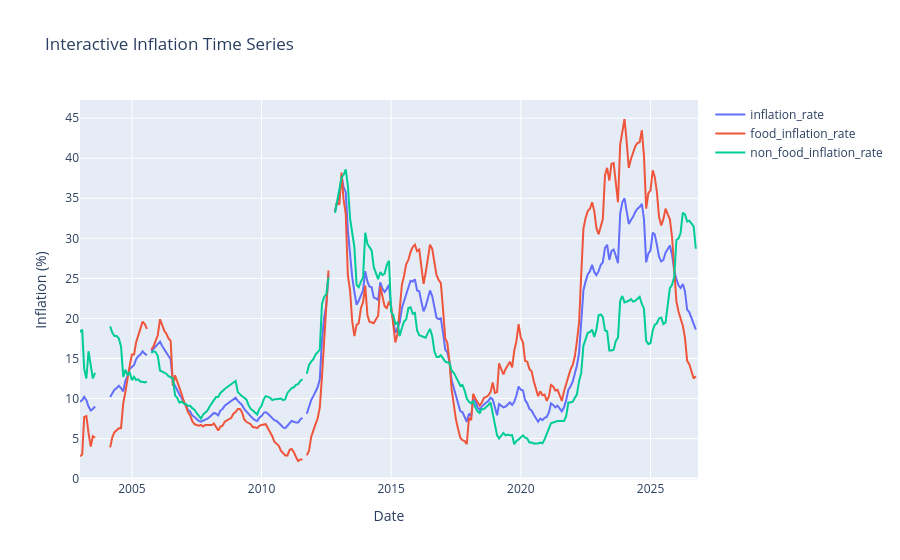
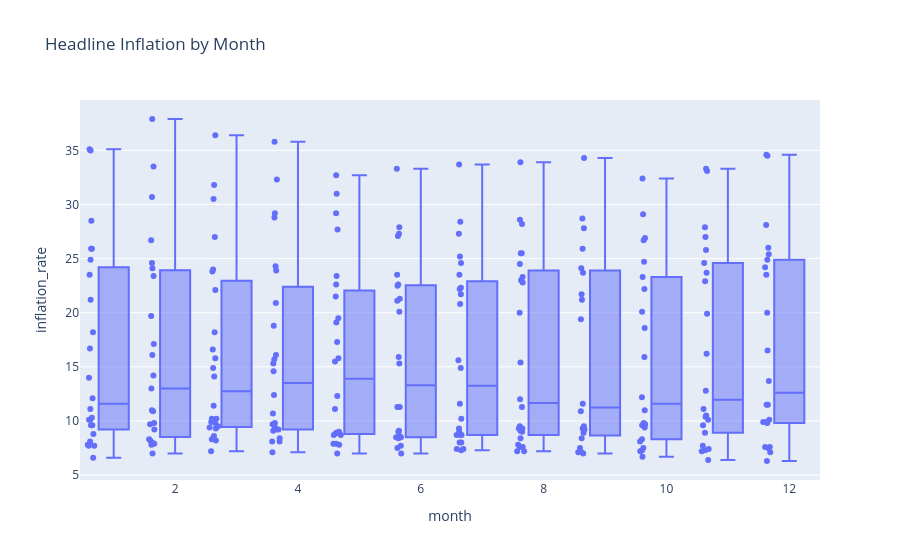
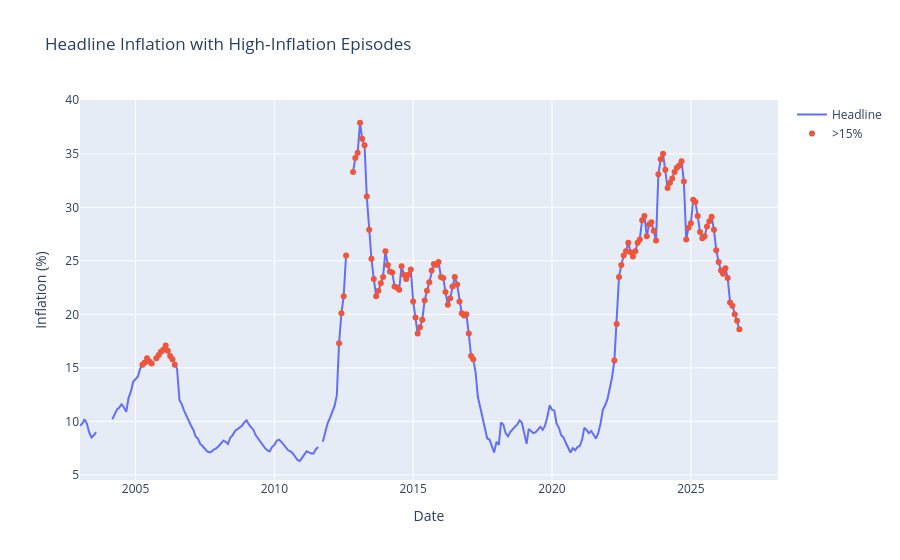

Notebook code for these charts, in order:
### Markdown cell above
## Code Block 4: Load series and create plots, tests, and highlights

### Code cell
infl = wide[['inflation_rate', 'food_inflation_rate', 'non_food_inflation_rate']].copy()

# 4.1 Time‑series line plot (static)
infl.plot(figsize=(12,5), title='Monthly Inflation Series')
plt.ylabel('Inflation (%)')
plt.tight_layout()
plt.savefig('../outputs/figures/time_series.png')
plt.show()

# 4.2 Interactive Plotly version
fig = go.Figure()
for col in infl.columns:
    fig.add_trace(go.Scatter(x=infl.index, y=infl[col], mode='lines', name=col))
fig.update_layout(title='Interactive Inflation Time Series', xaxis_title='Date', yaxis_title='Inflation (%)')
fig.write_html('../outputs/figures/time_series_interactive.html')
fig.show()

# 4.3 Seasonal box‑plots (by calendar month)
infl_month = infl.copy()
infl_month['month'] = infl_month.index.month
fig = px.box(infl_month, x='month', y='inflation_rate', points='all', title='Headline Inflation by Month')
fig.write_html('../outputs/figures/seasonal_box_headline.html')
fig.show()

# 4.4 Histograms
infl.hist(bins=30, figsize=(12,4), layout=(1,3))
plt.suptitle('Histograms of Inflation Series')
plt.tight_layout()
plt.savefig('../outputs/figures/histograms.png')
plt.show()

# 4.5 Box‑plots (outlier detection)
sns.boxplot(data=infl, orient='h')
plt.title('Box‑plots of Inflation Series')
plt.savefig('../outputs/figures/boxplots.png')
plt.show()

# 4.6 Rolling 12‑month mean & std
roll_mean = infl.rolling(window=12).mean()
roll_std = infl.rolling(window=12).std()
fig, axes = plt.subplots(3,1,figsize=(12,10), sharex=True)
for i, col in enumerate(infl.columns):
    axes[i].plot(infl[col], label='original')
    axes[i].plot(roll_mean[col], label='12‑month mean')
    axes[i].plot(roll_std[col], label='12‑month std')
    axes[i].set_title(col)
    axes[i].legend()
plt.tight_layout()
plt.savefig('../outputs/figures/rolling_stats.png')
plt.show()

# 4.7 ACF / PACF (first 24 lags)
from statsmodels.graphics.tsaplots import plot_acf, plot_pacf
fig, axes = plt.subplots(3,2,figsize=(12,12))
for i, col in enumerate(infl.columns):
    plot_acf(infl[col].dropna(), lags=24, ax=axes[i,0])
    plot_pacf(infl[col].dropna(), lags=24, ax=axes[i,1])
    axes[i,0].set_title(f'ACF – {col}')
    axes[i,1].set_title(f'PACF – {col}')
plt.tight_layout()
plt.savefig('../outputs/figures/acf_pacf.png')
plt.show()

# 4.8 Stationarity tests (ADF & KPSS)
def adf(series):
    res = adfuller(series.dropna(), autolag='AIC')
    return {'ADF Statistic': res[0], 'p‑value': res[1], 'Critical Values': res[4]}

def kpss_test(series):
    res = kpss(series.dropna(), regression='c', nlags='auto')
    return {'KPSS Statistic': res[0], 'p‑value': res[1], 'Critical Values': res[3]}
for col in infl.columns:
    print('\n---', col, '---')
    print('ADF →', adf(infl[col]))
    print('KPSS →', kpss_test(infl[col]))

# 4.9 Highlight high‑inflation episodes (>15 %)
high = infl[infl['inflation_rate'] > 15]
fig = go.Figure()
fig.add_trace(go.Scatter(x=infl.index, y=infl['inflation_rate'], mode='lines', name='Headline'))
fig.add_trace(go.Scatter(x=high.index, y=high['inflation_rate'], mode='markers', name='>15%'))
fig.update_layout(title='Headline Inflation with High‑Inflation Episodes', xaxis_title='Date', yaxis_title='Inflation (%)')
fig.write_html('../outputs/figures/high_inflation.html')
fig.show()

### Figure 1 — Plotly figure (JSON) as saved in the notebook; plotly's stock layout.template omitted (floating-point values rounded to 4 significant figures; data arrays with more than 128 entries replaced by an {"elided": "..."} marker saying what was removed)
{"data": [{"mode": "lines", "name": "inflation_rate", "type": "scatter", "x": {"elided": "287 str values"}, "y": {"elided": "287 float values"}}, {"mode": "lines", "name": "food_inflation_rate", "type": "scatter", "x": {"elided": "287 str values"}, "y": {"elided": "287 float values"}}, {"mode": "lines", "name": "non_food_inflation_rate", "type": "scatter", "x": {"elided": "287 str values"}, "y": {"elided": "287 float values"}}], "layout": {"title": {"text": "Interactive Inflation Time Series"}, "xaxis": {"title": {"text": "Date"}}, "yaxis": {"title": {"text": "Inflation (%)"}}}}

### Figure 2 — Plotly figure (JSON) as saved in the notebook; plotly's stock layout.template omitted (floating-point values rounded to 4 significant figures; data arrays with more than 128 entries replaced by an {"elided": "..."} marker saying what was removed)
{"data": [{"alignmentgroup": "True", "boxpoints": "all", "hovertemplate": "month=%{x}<br>inflation_rate=%{y}<extra></extra>", "legendgroup": "", "marker": {"color": "#636efa"}, "name": "", "notched": false, "offsetgroup": "", "orientation": "v", "showlegend": false, "type": "box", "x": {"elided": "287 int values"}, "x0": " ", "xaxis": "x", "y": {"elided": "287 float values"}, "y0": " ", "yaxis": "y"}], "layout": {"boxmode": "group", "legend": {"tracegroupgap": 0}, "title": {"text": "Headline Inflation by Month"}, "xaxis": {"anchor": "y", "domain": [0, 1], "title": {"text": "month"}}, "yaxis": {"anchor": "x", "domain": [0, 1], "title": {"text": "inflation_rate"}}}}

### Figure 3 — Plotly figure (JSON) as saved in the notebook; plotly's stock layout.template omitted (floating-point values rounded to 4 significant figures; data arrays with more than 128 entries replaced by an {"elided": "..."} marker saying what was removed)
{"data": [{"mode": "lines", "name": "Headline", "type": "scatter", "x": {"elided": "287 str values"}, "y": {"elided": "287 float values"}}, {"mode": "markers", "name": ">15%", "type": "scatter", "x": ["2005-04-01T00:00:00.000000", "2005-05-01T00:00:00.000000", "2005-06-01T00:00:00.000000", "2005-07-01T00:00:00.000000", "2005-08-01T00:00:00.000000", "2005-10-01T00:00:00.000000", "2005-11-01T00:00:00.000000", "2005-12-01T00:00:00.000000", "2006-01-01T00:00:00.000000", "2006-02-01T00:00:00.000000", "2006-03-01T00:00:00.000000", "2006-04-01T00:00:00.000000", "2006-05-01T00:00:00.000000", "2006-06-01T00:00:00.000000", "2012-05-01T00:00:00.000000", "2012-06-01T00:00:00.000000", "2012-07-01T00:00:00.000000", "2012-08-01T00:00:00.000000", "2012-11-01T00:00:00.000000", "2012-12-01T00:00:00.000000", "2013-01-01T00:00:00.000000", "2013-02-01T00:00:00.000000", "2013-03-01T00:00:00.000000", "2013-04-01T00:00:00.000000", "2013-05-01T00:00:00.000000", "2013-06-01T00:00:00.000000", "2013-07-01T00:00:00.000000", "2013-08-01T00:00:00.000000", "2013-09-01T00:00:00.000000", "2013-10-01T00:00:00.000000", "2013-11-01T00:00:00.000000", "2013-12-01T00:00:00.000000", "2014-01-01T00:00:00.000000", "2014-02-01T00:00:00.000000", "2014-03-01T00:00:00.000000", "2014-04-01T00:00:00.000000", "2014-05-01T00:00:00.000000", "2014-06-01T00:00:00.000000", "2014-07-01T00:00:00.000000", "2014-08-01T00:00:00.000000", "2014-09-01T00:00:00.000000", "2014-10-01T00:00:00.000000", "2014-11-01T00:00:00.000000", "2014-12-01T00:00:00.000000", "2015-01-01T00:00:00.000000", "2015-02-01T00:00:00.000000", "2015-03-01T00:00:00.000000", "2015-04-01T00:00:00.000000", "2015-05-01T00:00:00.000000", "2015-06-01T00:00:00.000000", "2015-07-01T00:00:00.000000", "2015-08-01T00:00:00.000000", "2015-09-01T00:00:00.000000", "2015-10-01T00:00:00.000000", "2015-11-01T00:00:00.000000", "2015-12-01T00:00:00.000000", "2016-01-01T00:00:00.000000", "2016-02-01T00:00:00.000000", "2016-03-01T00:00:00.000000", "2016-04-01T00:00:00.000000", "2016-05-01T00:00:00.000000", "2016-06-01T00:00:00.000000", "2016-07-01T00:00:00.000000", "2016-08-01T00:00:00.000000", "2016-09-01T00:00:00.000000", "2016-10-01T00:00:00.000000", "2016-11-01T00:00:00.000000", "2016-12-01T00:00:00.000000", "2017-01-01T00:00:00.000000", "2017-02-01T00:00:00.000000", "2017-03-01T00:00:00.000000", "2022-04-01T00:00:00.000000", "2022-05-01T00:00:00.000000", "2022-06-01T00:00:00.000000", "2022-07-01T00:00:00.000000", "2022-08-01T00:00:00.000000", "2022-09-01T00:00:00.000000", "2022-10-01T00:00:00.000000", "2022-11-01T00:00:00.000000", "2022-12-01T00:00:00.000000", "2023-01-01T00:00:00.000000", "2023-02-01T00:00:00.000000", "2023-03-01T00:00:00.000000", "2023-04-01T00:00:00.000000", "2023-05-01T00:00:00.000000", "2023-06-01T00:00:00.000000", "2023-07-01T00:00:00.000000", "2023-08-01T00:00:00.000000", "2023-09-01T00:00:00.000000", "2023-10-01T00:00:00.000000", "2023-11-01T00:00:00.000000", "2023-12-01T00:00:00.000000", "2024-01-01T00:00:00.000000", "2024-02-01T00:00:00.000000", "2024-03-01T00:00:00.000000", "2024-04-01T00:00:00.000000", "2024-05-01T00:00:00.000000", "2024-06-01T00:00:00.000000", "2024-07-01T00:00:00.000000", "2024-08-01T00:00:00.000000", "2024-09-01T00:00:00.000000", "2024-10-01T00:00:00.000000", "2024-11-01T00:00:00.000000", "2024-12-01T00:00:00.000000", "2025-01-01T00:00:00.000000", "2025-02-01T00:00:00.000000", "2025-03-01T00:00:00.000000", "2025-04-01T00:00:00.000000", "2025-05-01T00:00:00.000000", "2025-06-01T00:00:00.000000", "2025-07-01T00:00:00.000000", "2025-08-01T00:00:00.000000", "2025-09-01T00:00:00.000000", "2025-10-01T00:00:00.000000", "2025-11-01T00:00:00.000000", "2025-12-01T00:00:00.000000", "2026-01-01T00:00:00.000000", "2026-02-01T00:00:00.000000", "2026-03-01T00:00:00.000000", "2026-04-01T00:00:00.000000", "2026-05-01T00:00:00.000000", "2026-06-01T00:00:00.000000", "2026-07-01T00:00:00.000000", "2026-08-01T00:00:00.000000", "2026-09-01T00:00:00.000000", "2026-10-01T00:00:00.000000"], "y": [15.3, 15.5, 15.9, 15.6, 15.4, 15.9, 16.2, 16.5, 16.7, 17.1, 16.6, 16.1, 15.8, 15.3, 17.3, 20.1, 21.7, 25.5, 33.3, 34.6, 35.1, 37.9, 36.4, 35.8, 31.0, 27.9, 25.2, 23.3, 21.7, 22.2, 22.9, 23.5, 25.9, 24.6, 24.0, 23.9, 22.6, 22.5, 22.3, 24.5, 23.7, 23.3, 23.7, 24.2, 21.2, 19.7, 18.2, 18.8, 19.5, 21.3, 22.2, 23.0, 24.1, 24.7, 24.6, 24.9, 23.5, 23.4, 22.1, 20.9, 21.5, 22.6, 23.5, 22.8, 21.2, 20.1, 19.9, 20.0, 18.2, 16.1, 15.8, 15.7, 19.1, 23.5, 24.6, 25.5, 25.9, 26.7, 25.8, 25.4, 25.9, 26.7, 27.0, 28.8, 29.2, 27.3, 28.4, 28.6, 27.8, 26.9, 33.1, 34.5, 35.0, 33.5, 31.8, 32.3, 32.7, 33.3, 33.7, 33.9, 34.3, 32.4, 27.0, 28.1, 28.5, 30.7, 30.5, 29.2, 27.7, 27.1, 27.3, 28.2, 28.7, 29.11, 27.9, 26.0, 24.9, 24.1, 23.8, 24.3, 23.4, 21.1, 20.8, 20.0, 19.4, 18.6]}], "layout": {"title": {"text": "Headline Inflation with High‑Inflation Episodes"}, "xaxis": {"title": {"text": "Date"}}, "yaxis": {"title": {"text": "Inflation (%)"}}}}
